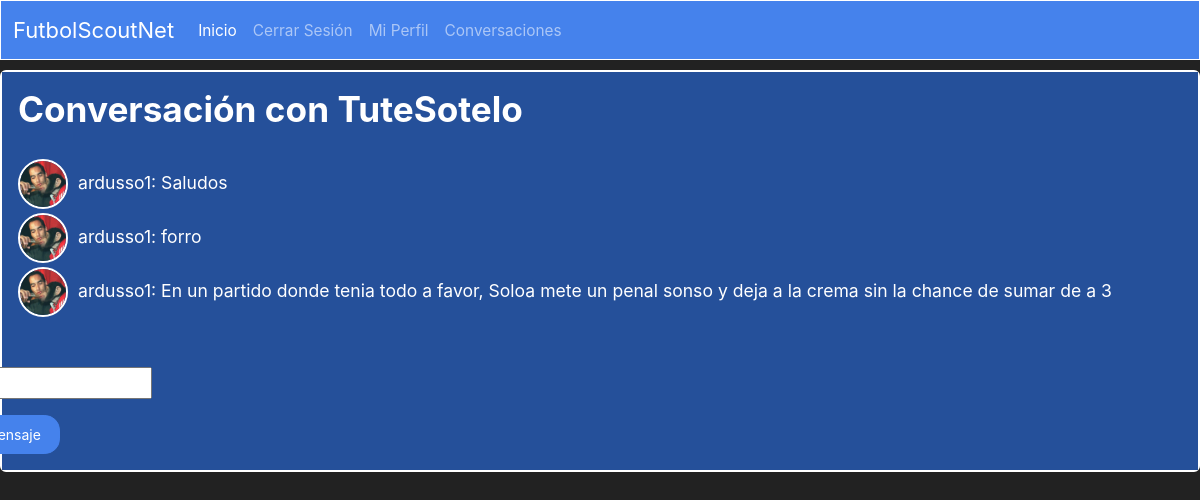
Page /mensajes/TuteSotelo/ (signed in) on the earlier database version.
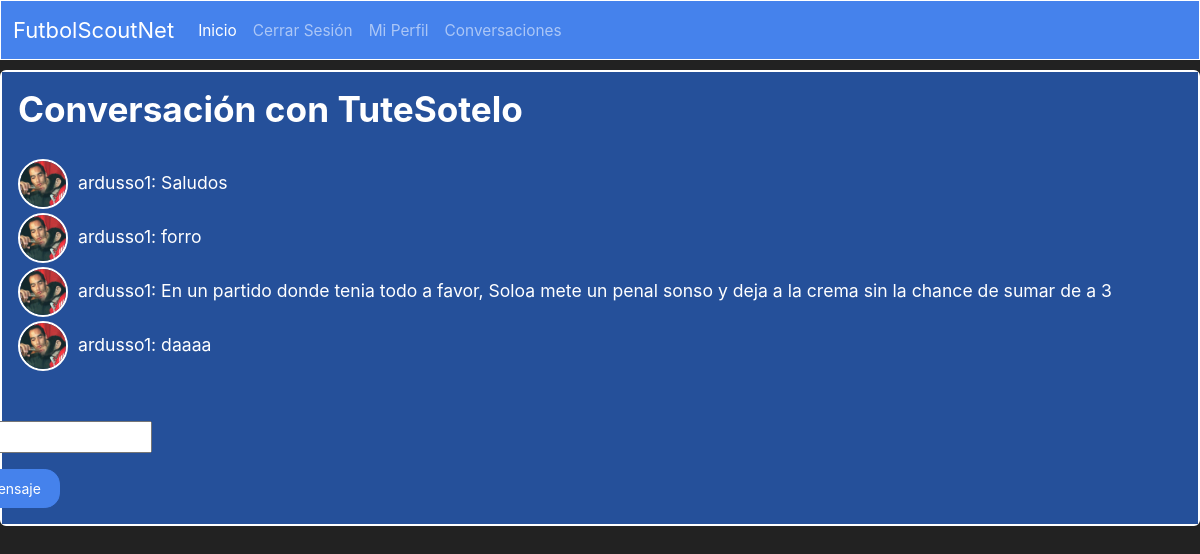
Same page on the later database version.
### sitio/models.py (models this page shows, shortened)
class Mensaje(models.Model):
    user = models.ForeignKey(User, on_delete=models.CASCADE, related_name='mensajes', null=True, blank=True)
    conversacion = models.ForeignKey(Conversacion, on_delete=models.CASCADE, null=True, blank=True)
    texto = models.CharField(max_length=500)
    fecha = models.DateTimeField(default=timezone.now)

class Profile(models.Model):
    user = models.OneToOneField(User, on_delete=models.CASCADE, null=True, blank=True)
    image = models.ImageField(upload_to="Profiles_Images", default='user.png')
    posicion = models.ForeignKey(Posicion, on_delete=models.CASCADE, null=True, blank=True)
    nivel = models.ForeignKey(Nivel, on_delete=models.CASCADE, null=True, blank=True)
    edad = models.IntegerField(null=True, blank=True)

### sitio/views.py (the view)
# urls.py: path('mensajes/<str:username>/', views.mensajes, name='mensajes'),
@login_required
def mensajes(request, username):
    conversacion = Conversacion.objects.filter(
        Q(emisor=request.user, destinatario__username=username) |
        Q(destinatario=request.user, emisor__username=username)
    ).first()
    if conversacion is None:
        conversacion = Conversacion.objects.create(
            emisor=request.user,
            destinatario=get_object_or_404(User, username=username)
        )
    mensajes = Mensaje.objects.filter(conversacion=conversacion)
    if request.method == 'POST':
        form = MensajeForm(request.POST)
        if form.is_valid():
            nuevo_mensaje = form.save(commit=False)
            nuevo_mensaje.user = request.user
            nuevo_mensaje.conversacion = conversacion
            nuevo_mensaje.save()
            return redirect('mensajes', username=username)
    else:
        form = MensajeForm()
    return render(request, 'mensajes.html', {'conversacion': conversacion, 'mensajes': mensajes, 'form': form})

### sitio/forms.py
class MensajeForm(forms.ModelForm):
    class Meta:
        model = Mensaje
        fields = ['texto']
        labels = {
            'texto': 'Mensaje',
        }

### sitio/templates/mensajes.html (shortened to what this page needs)
{% extends 'layout.html' %}
{% block contenido %}
  {% if conversacion %}
    <div class="card text-white bg-primary mb-3" style="max-width: 100rem; border: 2px solid white;">
        <div class="card-body" style="display: flex; flex-direction: column; gap: 20px; background-color: #25509a;">
            {% if conversacion.emisor == request.user %}
                <h2>Conversación con {{ conversacion.destinatario }}</h2>
            {% else %}
                <h2> Conversacion con {{ conversacion.emisor }} </h2>
            {% endif %}
            <ul style="list-style: none; padding: 0; margin: 0;">
                {% for mensaje in mensajes %}
                    <li style="display: flex; align-items: center;">
                        <img class="rounded-circle" style="width: 50px; height: 50px; object-fit: cover; border: 2px solid white; margin-right: 10px;" src="{{mensaje.user.profile.image.url}}">
                        <span>{{ mensaje.user.username }}: {{ mensaje.texto }}</span>
                    </li>
                {% endfor %}
            </ul>
            {% if conversacion.emisor == request.user %}
                <form method="post" action="{% url 'mensajes' username=conversacion.destinatario.username %}" style="align-self: flex-end; margin-right: 1030px;">
                    {{ form.as_p }}
                    <button type="submit" class="btn btn-primary">Enviar mensaje</button>
                </form>
            {% else %}
                <form method="post" action="{% url 'mensajes' username=conversacion.emisor.username %}" style="align-self: flex-end; margin-right: 1030px;">
                    {% csrf_token %}
                    {{ form.as_p }}
                    <button type="submit" class="btn btn-primary">Enviar mensaje</button>
                </form>
            {% endif %}
        </div>
    </div>
  {% else %}
    <p>No hay conversación disponible.</p>
  {% endif %}
{% endblock %}

Differences in the rows shown:
added Mensaje: user.profile.image (picture), user.username "ardusso1", texto "daaaa"
